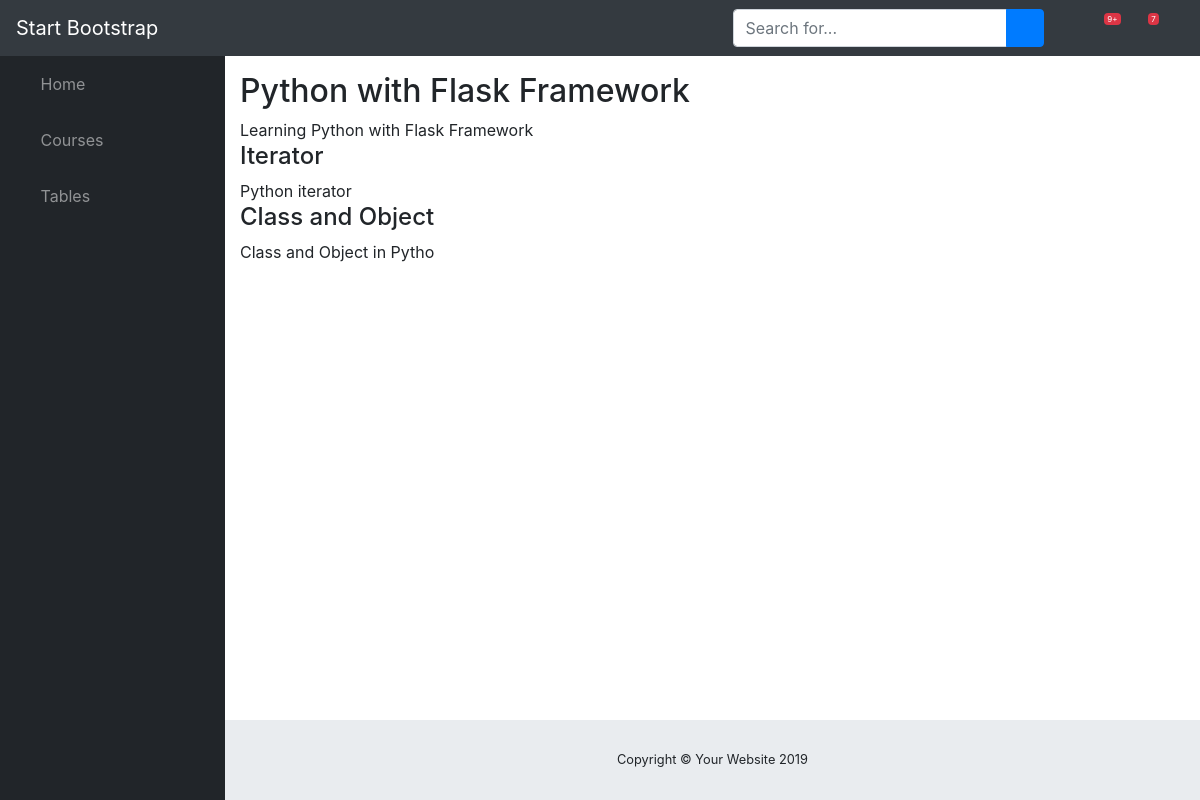
/courses/4, run on the app's committed database.
### courses/models.py (models this page shows, shortened)
class Course(models.Model):
    created_at = models.DateTimeField(auto_now_add=True)
    title = models.CharField(max_length=255)
    description = models.TextField()

class Step(models.Model):
    title = models.CharField(max_length=255)
    description = models.TextField()
    order = models.IntegerField(default=0)
    content = models.TextField(blank=True,default='')
    course = models.ForeignKey(Course,on_delete=models.CASCADE)
    class Meta:
        ordering = ['-order','title',]

### courses/views.py (the view)
# urls.py: path("<int:pk>",views.course_detail,name='detail')
def course_detail(request,pk):
    course = Course.objects.get(pk=pk)
    return render(request,'courses/course_detail.html',{'course':course})

### courses/templates/courses/course_detail.html (shortened to what this page needs)
{% extends 'sblayout.html' %}
{% block content %}
<article>
    <h2>{{ course.title }}</h2>
    {{ course.description }}
    <section>
        {% for step in course.step_set.all %}
            <h4>{{ step.title }}</h4>
            {{ step.description }}
        {% endfor %}
    </section>
</article>
{% endblock content %}

### data on the page
Course: title "Python with Flask Framework", description "Learning Python with Flask Framework"
Step: title "Iterator", description "Python iterator"
Step: title "Class and Object", description "Class and Object in Pytho"
